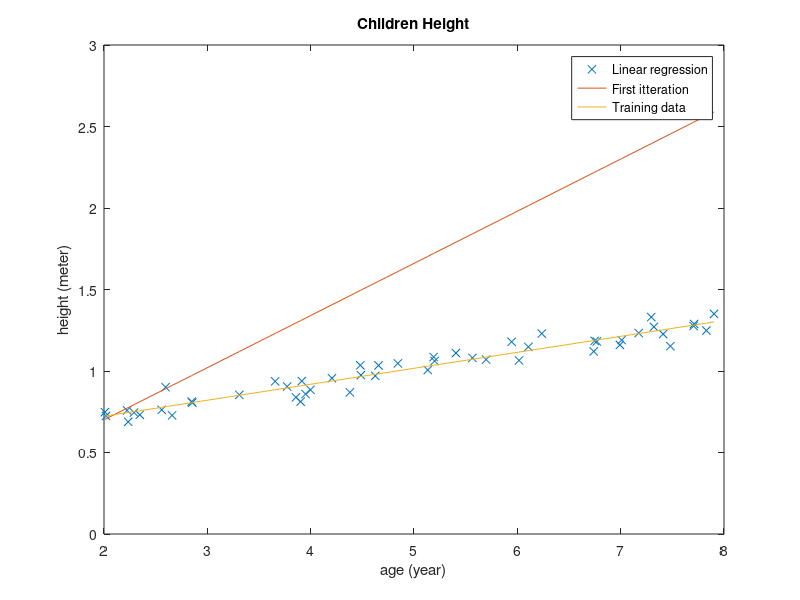

The MATLAB source for this figure:
clc;clear;close all;
%% Fetch the generated data
age =load('Ages.dat'); % random sorted ages between 2 and 8
height =load('Heights.dat'); % random heights between 0.7 m and 1.3 m
n = size(age,1);
plot(age,height,'x')
title('Children Height')
xlabel('age (year)') 
ylabel('height (meter)')
hold on
%% Make an Intercept points ()1
IP = ones(n,1);
age = [IP age];
%% Implement Gradient Descent
alfa = 0.06; % Learning rate adjust with different data sets
alltheta = [0,0];
h = age*alltheta(1,:)';
alltheta(2,1) = alltheta(1,1) - alfa/n*sum((h-height).*age(:,1));
alltheta(2,2) = alltheta(1,2) - alfa/n*sum((h-height).*age(:,2));
plot(age(:,2), age*alltheta(2,:)', '-')
%% Iterate to get a better theta
maxir = 1500;
% start from the third itteration, you already have it 1 
for it = 2:maxir+2
    alltheta(it,1) = alltheta(it-1,1) - alfa/n*sum((h-height).*age(:,1));
    alltheta(it,2) = alltheta(it-1,2) - alfa/n*sum((h-height).*age(:,2));
    h = age*alltheta(it,:)';
    if((abs(alltheta(it-1,1)-alltheta(it,1)) < 0.0000001) && ...
        (abs(alltheta(it-1,2)-alltheta(it,2))) < 0.0000001)
        break;
    end
    %plot(age(:,2), age*alltheta(it,:)', '-')% To see gradual progress 
end
it
theta = alltheta(it,:)
plot(age(:,2), age*theta', '-')
legend( 'Linear regression','First itteration','Training data')
ylim([0,3])

%% Predictions for a 3,5 y/o and a 7y/o
child3y50 = 3.5 * theta(2) + theta(1)
child7y00 = 7 * theta(2) + theta(1)